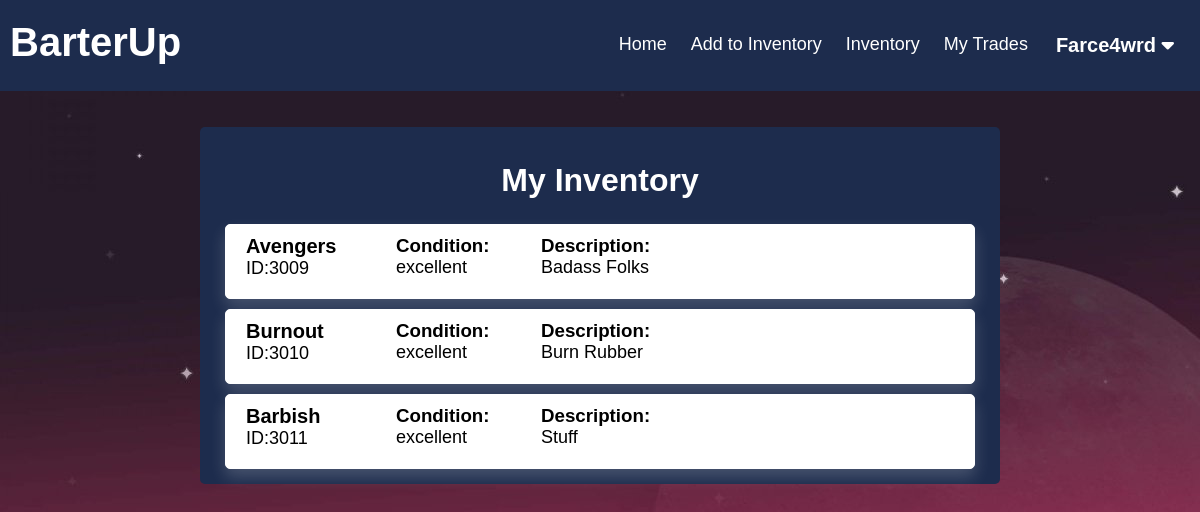
The page /BarterUp/inventory.php (signed in) on the database as committed earlier.
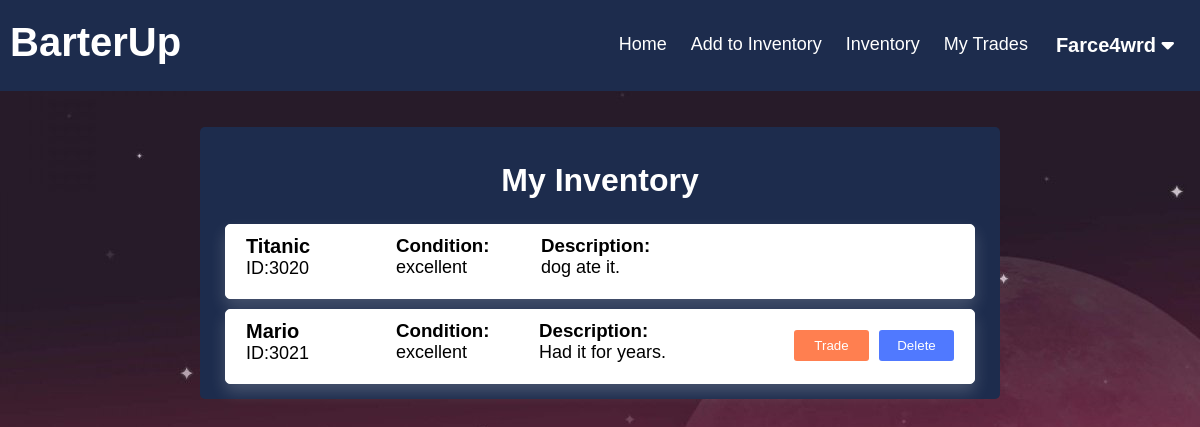
The same page on the database as committed later.
### tables this page shows
CREATE TABLE `item` (
  `item_id` smallint(5) UNSIGNED NOT NULL,
  `user_id` bigint(20) UNSIGNED NOT NULL,
  `category_id` bigint(20) UNSIGNED NOT NULL,
  `description` tinytext DEFAULT NULL,
  `item_condition` varchar(45) DEFAULT NULL,
  `item_name` varchar(45) NOT NULL
);

### BarterUp/inventory.php (the view, shortened to what this page needs)
<?php
include("config.php");
?>
<!DOCTYPE html>
<html lang="en">
<head>
    <link rel="stylesheet" href="./inventory.css?v=<?php echo time(); ?>">
</head>
<body>
    <?php include("./header.php"); ?>
    <div class="wrapper">
        <div class="view_main">
            <div class="page_name">
                <h1>My Inventory</h1>
            </div>
            <div class="view_wrap list-view" style="display:block;">
                <?php
                $query = "select * from item where user_id = '" . $_SESSION['user_id'] . "'; ";
                $result = mysqli_query($con, $query);
                if ($result && mysqli_num_rows($result) > 0) {
                    while ($row = mysqli_fetch_assoc($result)) {
                        $query2 = "select * from trades where '" . $row['item_id'] . "' = item_id_initiator or '" . $row['item_id'] . "' = item_id_tradee";
                        $result2 = mysqli_query($con, $query2);
                        echo
                        '<div class="view_item">
                            <div class="vi_left">
                                <p class="title">' . $row['item_name'] . '</p>
                                <p class="content">ID:' . $row['item_id'] . '</p>
                            </div>
                            <div class="vi_middle">
                                <h3>Condition:</h3>
                                <p class="content">' . $row['item_condition'] . '</p>
                            </div>
                            <div class="vi_right">
                                <h3>Description:</h3>
                                <p class="content">' . $row['description'] . '</p>
                            </div>';
                        if (mysqli_num_rows($result2) == 0) {
                            echo '
                            <div class="vi_rightmost">
                            <form method="post" action=""><input type="submit" name="trade_submit_' . $row['item_id'] . '" class="btn btn-primary" value="Trade"></form>
                            </div>
                            <div class="vi_rightmostmost">
                            <form method="post" action=""><input type="submit" class="delete-button" name="trade_delete_' . $row['item_id'] . '" class="btn btn-primary" value="Delete"></form>
                            </div>';
                        }
                        echo '
                         </div> ';
                    }
                }
                ?>
            </div>
        </div>
    </div>
</body>
</html>

Rows that differ between the two databases and show on the page:
removed item: item_name "Avengers", item_id "3009", item_condition "excellent", description "Badass Folks"
removed item: item_name "Burnout", item_id "3010", item_condition "excellent", description "Burn Rubber"
removed item: item_name "Barbish", item_id "3011", item_condition "excellent", description "Stuff"
added item: item_name "Titanic", item_id "3020", item_condition "excellent", description "dog ate it."
added item: item_name "Mario", item_id "3021", item_condition "excellent", description "Had it for years."
